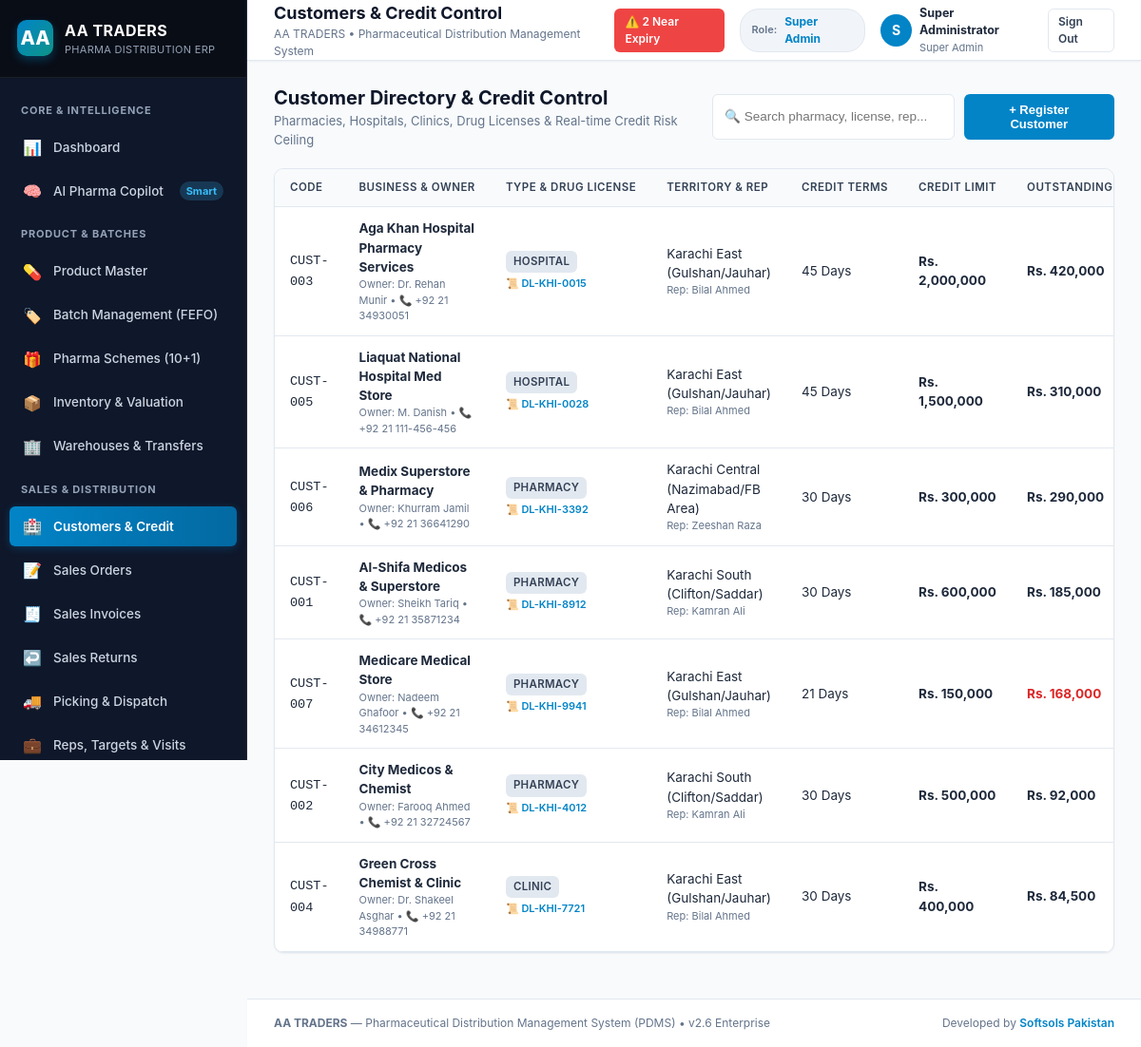
/customers.php (signed in), run on the app's committed database.
### tables this page shows
CREATE TABLE company_settings (
    id INTEGER PRIMARY KEY AUTOINCREMENT,
    name TEXT NOT NULL,
    trade_name TEXT,
    ntn TEXT,
    strn TEXT,
    drug_license_no TEXT,
    address TEXT,
    city TEXT,
    country TEXT DEFAULT 'Pakistan',
    phone TEXT,
    email TEXT,
    website TEXT,
    bank_name TEXT,
    bank_account_title TEXT,
    bank_account_no TEXT,
    iban TEXT,
    invoice_footer_note TEXT,
    currency_symbol TEXT DEFAULT 'Rs.',
    currency_code TEXT DEFAULT 'PKR',
    updated_at DATETIME DEFAULT CURRENT_TIMESTAMP
);

CREATE TABLE customers (
    id INTEGER PRIMARY KEY AUTOINCREMENT,
    code TEXT UNIQUE NOT NULL,
    business_name TEXT NOT NULL,
    owner_name TEXT,
    customer_type TEXT DEFAULT 'pharmacy', -- pharmacy, medical_store, hospital, clinic, institution, wholesaler
    phone TEXT,
    email TEXT,
    address TEXT,
    city TEXT,
    territory_id INTEGER,
    area_id INTEGER,
    sales_rep_id INTEGER,
    ntn TEXT,
    strn TEXT,
    drug_license TEXT,
    credit_limit REAL DEFAULT 100000.0,
    credit_days INTEGER DEFAULT 30,
    opening_balance REAL DEFAULT 0.0,
    current_balance REAL DEFAULT 0.0,
    is_blocked INTEGER DEFAULT 0,
    block_reason TEXT,
    is_active INTEGER DEFAULT 1,
    created_at DATETIME DEFAULT CURRENT_TIMESTAMP,
    FOREIGN KEY (territory_id) REFERENCES territories(id),
    FOREIGN KEY (area_id) REFERENCES areas(id),
    FOREIGN KEY (sales_rep_id) REFERENCES sales_representatives(id)
);

CREATE TABLE territories (
    id INTEGER PRIMARY KEY AUTOINCREMENT,
    region TEXT NOT NULL, -- e.g., Sindh, Punjab, Federal
    city TEXT NOT NULL,   -- e.g., Karachi, Lahore, Islamabad
    territory_name TEXT NOT NULL, -- e.g., Karachi South, Clifton, Gulshan
    code TEXT UNIQUE
);

CREATE TABLE sales_representatives (
    id INTEGER PRIMARY KEY AUTOINCREMENT,
    user_id INTEGER,
    employee_code TEXT UNIQUE NOT NULL,
    name TEXT NOT NULL,
    phone TEXT,
    email TEXT,
    territory_id INTEGER,
    monthly_target REAL DEFAULT 0.0,
    commission_rate REAL DEFAULT 2.0, -- percentage
    manager_id INTEGER,
    is_active INTEGER DEFAULT 1,
    created_at DATETIME DEFAULT CURRENT_TIMESTAMP,
    FOREIGN KEY (user_id) REFERENCES users(id),
    FOREIGN KEY (territory_id) REFERENCES territories(id)
);

### includes/auth.php (called while the page is built, shortened)
<?php
class Auth {
    public static function check(): bool {
        return isset($_SESSION['user_id']);
    }
    public static function user(): ?array {
        return [
            'id' => $_SESSION['user_id'],
            'username' => $_SESSION['username'],
            'name' => $_SESSION['full_name'],
            'email' => $_SESSION['email'],
            'role' => $_SESSION['role'],
        ];
    }
}

### customers.php (the view, shortened to what this page needs)
<?php
$pageTitle = 'Customers & Credit Control';
require_once __DIR__ . '/includes/header.php';
$customers = $db->query("
    SELECT c.*, t.territory_name, r.name as rep_name,
           ROUND((c.current_balance / c.credit_limit) * 100, 1) as utilization_pct
    FROM customers c
    LEFT JOIN territories t ON c.territory_id = t.id
    LEFT JOIN sales_representatives r ON c.sales_rep_id = r.id
    ORDER BY c.current_balance DESC
")->fetchAll();
?>
<div style="display: flex; justify-content: space-between; align-items: center; margin-bottom: 20px;">
    <div>
        <h2 style="font-size: 20px; font-weight: 700; color: var(--slate-900);">Customer Directory &amp; Credit Control</h2>
        <p style="font-size: 13px; color: var(--slate-500);">Pharmacies, Hospitals, Clinics, Drug Licenses &amp; Real-time Credit Risk Ceiling</p>
    </div>
    <div style="display: flex; gap: 10px;">
        <input type="text" id="custSearch" onkeyup="filterTable('custSearch', 'custTable')" placeholder="🔍 Search pharmacy, license, rep..." class="form-control" style="width: 260px;">
        <button onclick="openModal('addCustModal')" class="btn btn-primary">+ Register Customer</button>
    </div>
</div>
<div class="card">
    <div class="card-body" style="padding: 0;">
        <div class="table-responsive">
            <table class="table" id="custTable">
                <thead>
                    <tr>
                        <th>Code</th>
                        <th>Business &amp; Owner</th>
                        <th>Type &amp; Drug License</th>
                        <th>Territory &amp; Rep</th>
                        <th>Credit Terms</th>
                        <th>Credit Limit</th>
                        <th>Outstanding Balance</th>
                    </tr>
                </thead>
                <tbody>
                    <?php foreach ($customers as $c): ?>
                        <tr>
                            <td><code><?= htmlspecialchars($c['code']) ?></code></td>
                            <td>
                                <strong><?= htmlspecialchars($c['business_name']) ?></strong>
                                <div style="font-size: 11px; color: var(--slate-500);">
                                    Owner: <?= htmlspecialchars($c['owner_name'] ?? 'N/A') ?> &bull; 📞 <?= htmlspecialchars($c['phone'] ?? '-') ?>
                                </div>
                            </td>
                            <td>
                                <span class="badge badge-secondary"><?= strtoupper($c['customer_type']) ?></span>
                                <div style="font-size: 11px; color: #0284c7; font-weight: 600; margin-top: 3px;">
                                    📜 <?= htmlspecialchars($c['drug_license'] ?? 'Pending') ?>
                                </div>
                            </td>
                            <td>
                                <div><?= htmlspecialchars($c['territory_name'] ?? 'General') ?></div>
                                <div style="font-size: 11px; color: var(--slate-500);">Rep: <?= htmlspecialchars($c['rep_name'] ?? 'Direct') ?></div>
                            </td>
                            <td><?= $c['credit_days'] ?> Days</td>
                            <td><strong>Rs. <?= number_format($c['credit_limit']) ?></strong></td>
                            <td>
                                <strong style="font-size: 13.5px; color: <?= $c['current_balance'] > $c['credit_limit'] ? '#dc2626' : 'var(--slate-800)' ?>;">
                                    Rs. <?= number_format($c['current_balance']) ?>
                                </strong>
                            </td>
                        </tr>
                    <?php endforeach; ?>
                </tbody>
            </table>
        </div>
    </div>
</div>
<?php require_once __DIR__ . '/includes/footer.php'; ?>

### includes/header.php (shortened to what this page needs)
<?php
require_once __DIR__ . '/auth.php';
$currentUser = Auth::user();
$db = Database::getConnection();
$nearExpiryCount = $db->query("
    SELECT COUNT(*) FROM product_batches
    WHERE status = 'active'
      AND quantity_available > 0
      AND julianday(expiry_date) - julianday('now') <= 90
")->fetchColumn();
$company = $db->query("SELECT * FROM company_settings LIMIT 1")->fetch();
$companyName = $company['name'] ?? 'AA TRADERS';
?>
<!DOCTYPE html>
<html lang="en">
<head>
    <link rel="stylesheet" href="assets/css/app.css">
</head>
<body>
<div class="app-container">
    <?php require_once __DIR__ . '/sidebar.php'; ?>
    <div class="main-content">
        <header class="topbar no-print">
            <div class="topbar-left">
                <div>
                    <h2 class="topbar-title"><?= htmlspecialchars($pageTitle ?? 'Overview') ?></h2>
                    <p class="topbar-subtitle"><?= htmlspecialchars($companyName) ?> &bull; Pharmaceutical Distribution Management System</p>
                </div>
            </div>
            <div class="topbar-right">
                <?php if ($nearExpiryCount > 0): ?>
                    <a href="expiry.php" class="btn btn-sm btn-danger" title="<?= $nearExpiryCount ?> Batches Near Expiry (< 90 Days)">
                        ⚠️ <?= $nearExpiryCount ?> Near Expiry
                    </a>
                <?php endif; ?>
                <div class="role-pill">
                    <span style="font-size: 11px; color: var(--slate-500);">Role:</span>
                    <span style="font-weight: 700; color: #0284c7; font-size: 12px;"><?= htmlspecialchars(ucwords(str_replace('_', ' ', $currentUser['role'] ?? 'User'))) ?></span>
                </div>
                <div style="display: flex; align-items: center; gap: 8px;">
                    <div style="width: 34px; height: 34px; border-radius: 50%; background: #0284c7; color: #fff; display: flex; align-items: center; justify-content: center; font-weight: 700;">
                        <?= strtoupper(substr($currentUser['name'] ?? 'U', 0, 1)) ?>
                    </div>
                    <div style="display: flex; flex-direction: column;">
                        <span style="font-size: 12.5px; font-weight: 700; color: #1e293b;"><?= htmlspecialchars($currentUser['name'] ?? 'User') ?></span>
                        <span style="font-size: 11px; color: #64748b;"><?= htmlspecialchars(ucwords(str_replace('_', ' ', $currentUser['role'] ?? ''))) ?></span>
                    </div>
                </div>
                <a href="logout.php" class="btn btn-secondary btn-sm" title="Sign Out">Sign Out</a>
            </div>
        </header>
        <main class="page-body">

### assets/css/app.css (style rules this page uses)
:root { --primary: #0284c7; --primary-hover: #0369a1; --primary-light: #e0f2fe; --primary-dark: #075985; --secondary: #0d9488; --secondary-light: #ccfbf1; --success: #10b981; --success-light: #d1fae5; --warning: #f59e0b; --warning-light: #fef3c7; --danger: #ef4444; --danger-light: #fee2e2; --info: #3b82f6; --info-light: #dbeafe; --slate-50: #f8fafc; --slate-100: #f1f5f9; --slate-200: #e2e8f0; --slate-300: #cbd5e1; --slate-400: #94a3b8; --slate-500: #64748b; --slate-600: #475569; --slate-700: #334155; --slate-800: #1e293b; --slate-900: #0f172a; --bg-main: #f8fafc; --card-bg: #ffffff; --border-color: #e2e8f0; --text-primary: #0f172a; --text-secondary: #475569; --text-muted: #64748b; --radius-sm: 6px; --radius-md: 10px; --radius-lg: 14px; --shadow-sm: 0 1px 2px 0 rgb(0 0 0 / 0.05); --shadow-md: 0 4px 6px -1px rgb(0 0 0 / 0.08), 0 2px 4px -2px rgb(0 0 0 / 0.06); --shadow-lg: 0 10px 15px -3px rgb(0 0 0 / 0.08), 0 4px 6px -4px rgb(0 0 0 / 0.05); }
* { box-sizing: border-box; margin: 0; padding: 0; }
body { font-family: -apple-system, BlinkMacSystemFont, "Segoe UI", Roboto, "Helvetica Neue", Arial, sans-serif; background-color: var(--bg-main); color: var(--text-primary); line-height: 1.5; font-size: 14px; overflow-x: hidden; }
.app-container { display: flex; min-height: 100vh; }
.main-content { flex: 1; display: flex; flex-direction: column; min-width: 0; background: var(--bg-main); }
.topbar { height: 64px; background: #ffffff; border-bottom: 1px solid var(--border-color); display: flex; align-items: center; justify-content: space-between; padding: 0 28px; position: sticky; top: 0; z-index: 30; box-shadow: var(--shadow-sm); }
.topbar-left { display: flex; align-items: center; gap: 16px; }
.topbar-title { font-size: 18px; font-weight: 700; color: var(--slate-900); }
.topbar-subtitle { font-size: 12px; color: var(--slate-500); }
.topbar-right { display: flex; align-items: center; gap: 16px; }
.role-pill { background: var(--slate-100); padding: 4px 12px; border-radius: 20px; border: 1px solid var(--border-color); display: flex; align-items: center; gap: 8px; font-size: 12px; font-weight: 600; color: var(--slate-700); }
.page-body { padding: 24px 28px; flex: 1; }
.card { background: var(--card-bg); border: 1px solid var(--border-color); border-radius: var(--radius-md); box-shadow: var(--shadow-sm); margin-bottom: 24px; overflow: hidden; }
.card-body { padding: 20px; }
.table-responsive { overflow-x: auto; width: 100%; }
.table { width: 100%; border-collapse: collapse; font-size: 13.5px; text-align: left; }
.table th { background: var(--slate-50); padding: 11px 16px; font-weight: 600; color: var(--slate-700); border-bottom: 1px solid var(--border-color); text-transform: uppercase; font-size: 11.5px; letter-spacing: 0.5px; white-space: nowrap; }
.table td { padding: 12px 16px; border-bottom: 1px solid var(--border-color); color: var(--slate-800); vertical-align: middle; }
.badge { display: inline-flex; align-items: center; gap: 4px; padding: 3px 8px; border-radius: 6px; font-size: 11.5px; font-weight: 600; text-transform: uppercase; letter-spacing: 0.3px; }
.badge-secondary { background: var(--slate-200); color: var(--slate-700); }
.btn { display: inline-flex; align-items: center; justify-content: center; gap: 6px; padding: 8px 16px; border-radius: var(--radius-sm); font-size: 13px; font-weight: 600; cursor: pointer; border: 1px solid transparent; text-decoration: none; transition: all 0.15s ease; }
.btn-primary { background: var(--primary); color: #ffffff; }
.btn-secondary { background: #ffffff; color: var(--slate-700); border-color: var(--border-color); }
.btn-danger { background: var(--danger); color: #ffffff; }
.btn-sm { padding: 4px 10px; font-size: 12px; }
.form-control, .form-select { width: 100%; padding: 8px 12px; border: 1px solid var(--border-color); border-radius: var(--radius-sm); font-size: 13.5px; color: var(--slate-800); background: #ffffff; transition: border-color 0.15s ease, box-shadow 0.15s ease; }

### data on the page
company_settings: name "AA TRADERS"
customers: code "CUST-003", business_name "Aga Khan Hospital Pharmacy Services", owner_name "Dr. Rehan Munir", phone "+92 21 34930051", customer_type "HOSPITAL", drug_license "DL-KHI-0015", territory.territory_name "Karachi East (Gulshan/Jauhar)", sales_rep.name "Bilal Ahmed", credit_days "45", credit_limit "2,000,000", current_balance "420,000"
customers: code "CUST-005", business_name "Liaquat National Hospital Med Store", owner_name "M. Danish", phone "+92 21 111-456-456", customer_type "HOSPITAL", drug_license "DL-KHI-0028", territory.territory_name "Karachi East (Gulshan/Jauhar)", sales_rep.name "Bilal Ahmed", credit_days "45", credit_limit "1,500,000", current_balance "310,000"
customers: code "CUST-006", business_name "Medix Superstore & Pharmacy", owner_name "Khurram Jamil", phone "+92 21 36641290", customer_type "PHARMACY", drug_license "DL-KHI-3392", territory.territory_name "Karachi Central (Nazimabad/FB Area)", sales_rep.name "Zeeshan Raza", credit_days "30", credit_limit "300,000", current_balance "290,000"
customers: code "CUST-001", business_name "Al-Shifa Medicos & Superstore", owner_name "Sheikh Tariq", phone "+92 21 35871234", customer_type "PHARMACY", drug_license "DL-KHI-8912", territory.territory_name "Karachi South (Clifton/Saddar)", sales_rep.name "Kamran Ali", credit_days "30", credit_limit "600,000", current_balance "185,000"
customers: code "CUST-007", business_name "Medicare Medical Store", owner_name "Nadeem Ghafoor", phone "+92 21 34612345", customer_type "PHARMACY", drug_license "DL-KHI-9941", territory.territory_name "Karachi East (Gulshan/Jauhar)", sales_rep.name "Bilal Ahmed", credit_days "21", credit_limit "150,000", current_balance "168,000"
customers: code "CUST-002", business_name "City Medicos & Chemist", owner_name "Farooq Ahmed", phone "+92 21 32724567", customer_type "PHARMACY", drug_license "DL-KHI-4012", territory.territory_name "Karachi South (Clifton/Saddar)", sales_rep.name "Kamran Ali", credit_days "30", credit_limit "500,000", current_balance "92,000"
customers: code "CUST-004", business_name "Green Cross Chemist & Clinic", owner_name "Dr. Shakeel Asghar", phone "+92 21 34988771", customer_type "CLINIC", drug_license "DL-KHI-7721", territory.territory_name "Karachi East (Gulshan/Jauhar)", sales_rep.name "Bilal Ahmed", credit_days "30", credit_limit "400,000", current_balance "84,500"

### other printed values
$pageTitle "Customers & Credit Control"
$nearExpiryCount "2"
str_replace('_', ' ', $currentUser['role'] ?? 'User') "Super Admin"
substr($currentUser['name'] ?? 'U', 0, 1) "S"
$currentUser['name'] "Super Administrator"
str_replace('_', ' ', $currentUser['role'] ?? '') "Super Admin"
